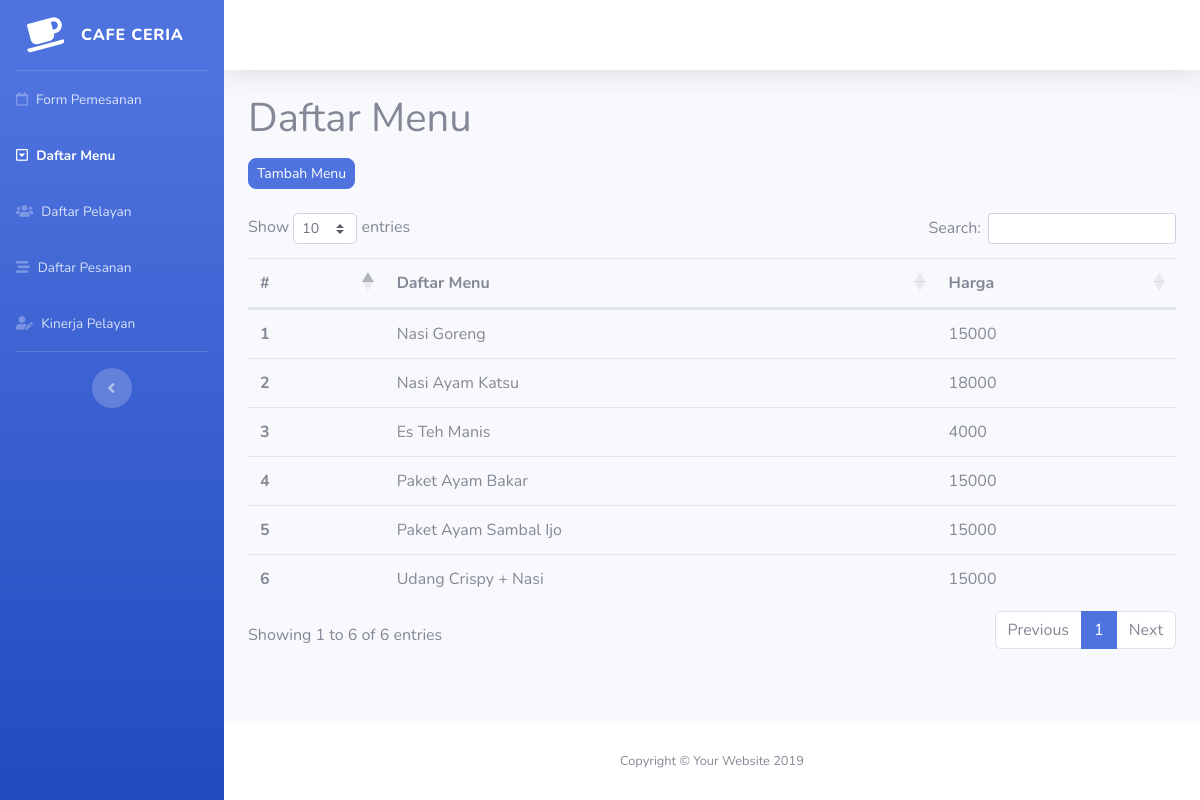
Page /menu.php on the committed database.
### tables this page shows
CREATE TABLE `tb_menu` (
  `id_menu` int(11) NOT NULL,
  `menu` varchar(50) NOT NULL,
  `harga` int(11) NOT NULL
);

### menu.php (the view, shortened to what this page needs)
<?php
include_once 'controller/connection.php';
?>
<!DOCTYPE html>
<html lang="en">
  <head>
    <link
      href="vendor/fontawesome-free/css/all.min.css"
      rel="stylesheet"
      type="text/css"
    />
    <link rel="stylesheet" type="text/css" href="https://cdn.datatables.net/1.10.16/css/dataTables.bootstrap4.min.css">
    <link rel="stylesheet" type="text/css" href="https://cdn.datatables.net/buttons/1.5.6/css/buttons.dataTables.min.css">
    <link href="css/sb-admin-2.min.css" rel="stylesheet" />
  </head>
  <body id="page-top">
    <div id="wrapper">
      <ul
        class="navbar-nav bg-gradient-primary sidebar sidebar-dark accordion"
        id="accordionSidebar"
      >
        <a
          class="sidebar-brand d-flex align-items-center justify-content-center"
          href="index.php"
        >
          <div class="sidebar-brand-icon rotate-n-15">
            <i class="fas fa-coffee"></i>
          </div>
          <div class="sidebar-brand-text mx-3">Cafe Ceria</div>
        </a>
        <hr class="sidebar-divider my-0" />
        <li class="nav-item">
          <a class="nav-link" href="index.php">
            <i class="far fa-calendar"></i>
            <span>Form Pemesanan</span></a
          >
        </li>
        <li class="nav-item active">
          <a class="nav-link" href="menu.php">
            <i class="far fa-caret-square-down"></i>
            <span>Daftar Menu</span></a
          >
        </li>
        <li class="nav-item">
          <a class="nav-link" href="pelayan.php">
          <i class="fas fa-users"></i>
            <span>Daftar Pelayan</span></a
          >
        </li>
        <li class="nav-item">
          <a class="nav-link" href="daftarpesanan.php">
            <i class="fas fa-stream"></i>
            <span>Daftar Pesanan</span></a
          >
        </li>
        <li class="nav-item">
          <a class="nav-link" href="kinerjapelayan.php">
          <i class="fas fa-user-edit"></i>
            <span>Kinerja Pelayan</span></a
          >
        </li>
        <hr class="sidebar-divider d-none d-md-block" />
        <div class="text-center d-none d-md-inline">
          <button class="rounded-circle border-0" id="sidebarToggle"></button>
        </div>
      </ul>
      <div id="content-wrapper" class="d-flex flex-column">
        <div id="content">
          <nav
            class="navbar navbar-expand navbar-light bg-white topbar mb-4 static-top shadow"
          >
          </nav>
          <div class="container-fluid">
            <h1 class="pb-2">Daftar Menu</h1>
            <button class="btn btn-primary btn-sm mb-4" style="border-radius: 8px;" data-toggle="modal" data-target="#exampleModalCenter">Tambah Menu</button>
<?php
$sql = "SELECT * FROM tb_menu";
$result = mysqli_query($conn, $sql);
$resultCheck = mysqli_num_rows($result)
?>
            <div class="table-responsive">
              <table class="table table-hover" id="daftarMenuTable">
                <thead>
                  <tr>
                    <th scope="col">#</th>
                    <th scope="col">Daftar Menu</th>
                    <th scope="col">Harga</th>
                  </tr>
                </thead>
                <tbody>
                <?php
                if($resultCheck > 0)
                {
                  $i = 1;
                  while($row = mysqli_fetch_assoc($result))
                  {?>
                  <tr>
                    <th scope="row"><?= $i;?></th>
                    <td>
                      <?=$row['menu'];?>
                    </td>
                    <td>
                    <?=$row['harga'];?>
                    </td>
                  </tr>
                  <?php
                  $i++;
                  }
                }
                ?>
                </tbody>
              </table>
            </div>
          </div>
        </div>
        <footer class="sticky-footer bg-white">
          <div class="container my-auto">
            <div class="copyright text-center my-auto">
              <span>Copyright &copy; Your Website 2019</span>
            </div>
          </div>
        </footer>
      </div>
    </div>
  </body>
</html>

### rows in the picture
tb_menu: menu "Nasi Goreng", harga "15000"
tb_menu: menu "Nasi Ayam Katsu", harga "18000"
tb_menu: menu "Es Teh Manis", harga "4000"
tb_menu: menu "Paket Ayam Bakar", harga "15000"
tb_menu: menu "Paket Ayam Sambal Ijo", harga "15000"
tb_menu: menu "Udang Crispy + Nasi", harga "15000"
